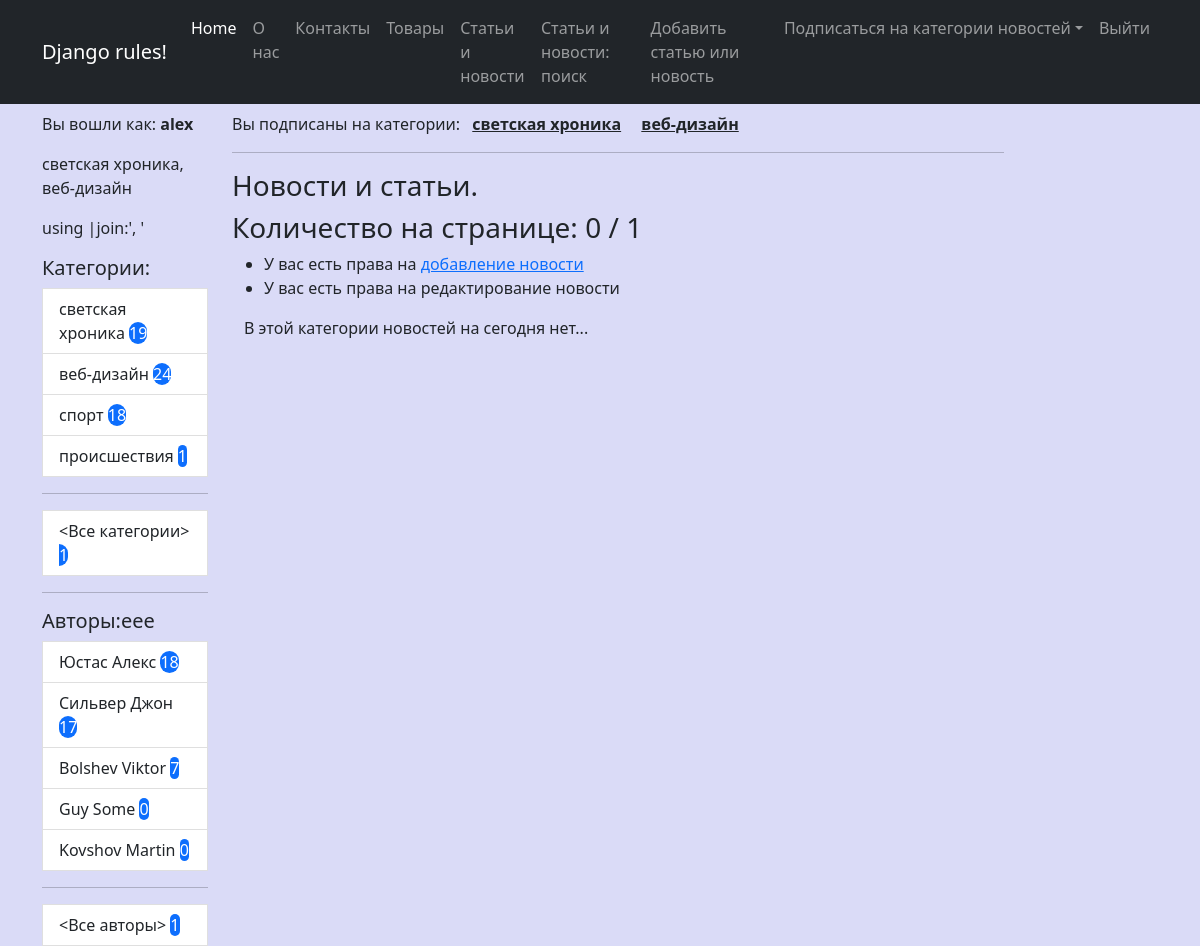
The page /author/4/ (signed in) on the database as committed earlier.
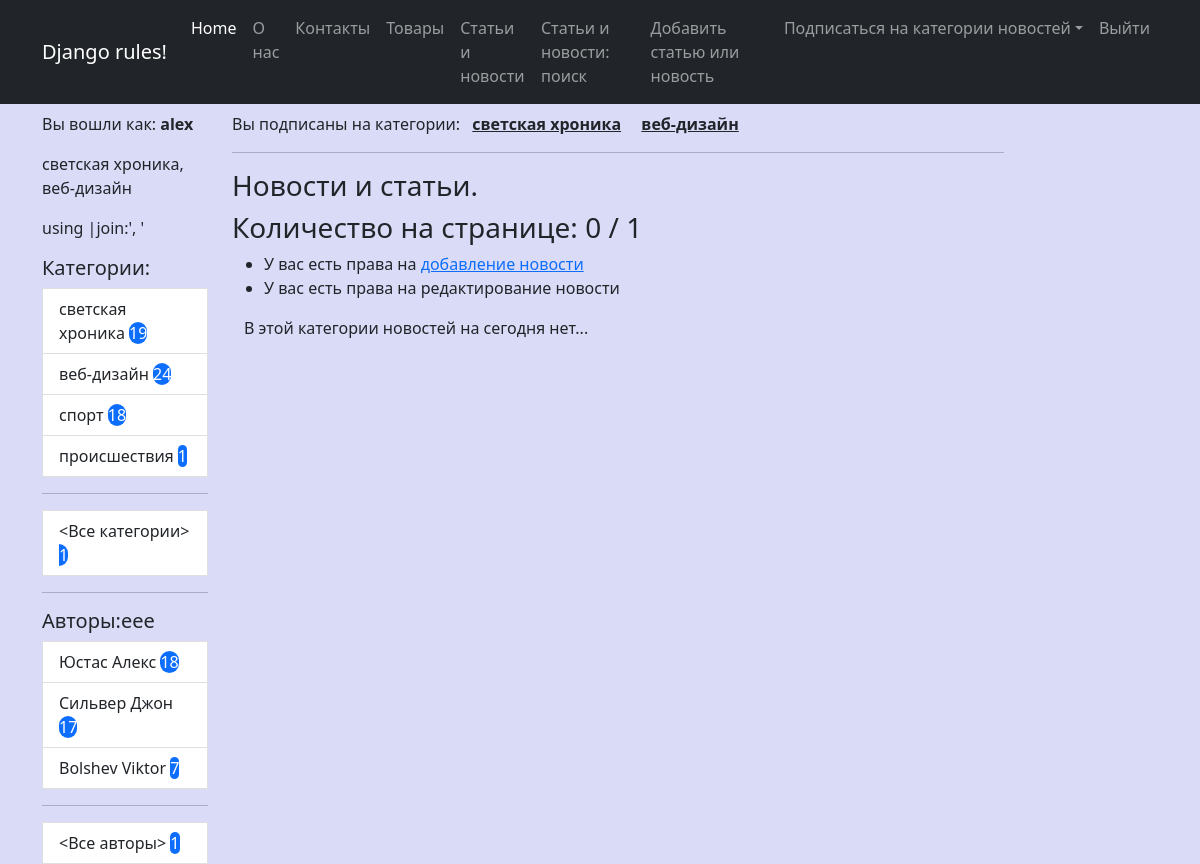
The same page on the database as committed later.
### news/models.py (models this page shows, shortened)
class Category(m.Model):
    name = m.CharField(max_length=30, unique=True, verbose_name="Категория")
    user = m.ManyToManyField(User, through='UserCategory')
    def get_absolute_url(self):
        return reverse_lazy('news_by_cat', kwargs = {'pk':self.id})
    def __str__(self) -> str:
        return self.name
    class Meta:
        ordering = ['-name']
        verbose_name = "Категория"
        verbose_name_plural = 'Категории'

class Author(m.Model):
    user = m.OneToOneField(User, on_delete=m.CASCADE)
    rating = m.SmallIntegerField(default=0, verbose_name='Рейтинг')
    def get_absolute_url(self):
        return reverse_lazy('news_by_author', kwargs = {'pk':self.id})
    def __str__(self) -> str:
        name = f"{self.user.last_name} {self.user.first_name}".strip()
        name = '<anonymous author>' if not name else name
        return name

### news/views.py (the view)
# urls.py: path('author/<int:pk>/', NewsByAuthor.as_view(), name='news_by_author'),
class NewsByAuthor(LoginRequiredMixin, CustomContextMixin, ListView):
    model = Post
    template_name = 'news/news.html'
    context_object_name = 'news'
    paginate_by = 3
    def get_queryset(self, **kwargs):
        qs = super().get_queryset(**kwargs)
        return qs.filter(author_id=self.kwargs.get('pk'))

### news/templates/news/news.html (shortened to what this page needs)
{% extends 'base.html' %}
{% load custom_filters %}
{% block content %}
    <hr>
    {% if current_category %}
        <h3>Новости и статьи. Категория <em>{{ current_category }}</em></h3>
        <a href="{% url 'follow_category' current_category.pk %}" class="btn btn-secondary">Подписаться</a>
        <a href="{% url 'unfollow_category' current_category.pk %}" class="btn btn-danger">Отписаться</a>
    {% else %}
        <h3>Новости и статьи.</h3>
    {% endif %}
    <h3>Количество на странице: {{ news|length }} / {{ news_count }}</h3>
    <ul>
        {% if perms.news.add_post %}
        <li>У вас есть права на <a href="{% url 'add_news' %}">добавление новоcти</a></li>
        {% endif %}
        {% if perms.news.change_post %}
        <li>У вас есть права на редактирование новости</li>
        {% endif %}
    </ul>
    <div class="container mt-10">
        {% for nws in page_obj %}
        <div class="row">
            <div class="card mb-3" style="width: 80rem;">
                <div class="card header">Категория:
                    <p>
                    {% for cat in nws.categories.all  %}
                        <a href="{{ cat.get_absolute_url }}" class="btn btn-secondary">{{ cat.name }}</a>
                    {% endfor %}
                </p>
                </div>
                <div class="card-body">
                    <h5 class="card-title text-center">
                    {{ nws.title|censor }}
                    </h5>
                    <h5>
                        Автор: <a href="{{ nws.author.get_absolute_url }}">{{ nws.author }}</a>
                    </h5>
                    <p class="card-text">{{ nws.content|censor|truncatewords:50 }}</p>
                    <a href="{{ nws.get_absolute_url }}" class="btn btn-primary">Подробности...</a>
                </div>
                <div class="card-footer">
                    {{ nws.created_dtm|date:'d.m.Y' }}: С момента опубликования прошло {{ nws.created_dtm|timesince }}
                </div>
              </div>
        </div>
        {% empty %}
                    <p class="card-text">В этой категории новостей на сегодня нет...</p>
        {% endfor %}
    </div>
{% endblock content %}

### templates/base.html (shortened to what this page needs)
{% load static %}
{% load custom_filters %}
<!DOCTYPE html>
<html lang="en">
    <head>
        <link href="https://cdn.jsdelivr.net/npm/bootstrap@5.2.1/dist/css/bootstrap.min.css" rel="stylesheet">
        <link href="https://getbootstrap.com/docs/5.2/assets/css/docs.css" rel="stylesheet">
        <link href="{% static 'css/my_style.css' %}" rel="stylesheet" type="text/css">
    </head>
    <body>
        {% include 'inc/_navbar.html' %}
        <div class="container">
            <div class="row mt-2">
                <div class="col-lg-2">
                    <p>Вы вошли как: <b>{{ request.user.username }}</b>
                        <p>{{ cats_by_user|join:', '}}</p><span class="comment">using |join:', '</span>
                    </p>
                    {% include 'inc/_sidebar.html' %}
                </div>
                <div class="col-lg-10">
                    <p>Вы подписаны на категории:
                     <b>{% for cat in cats_by_user %}
                            &ensp;<a href="{{ cat.get_absolute_url }}" class="link-dark">{{ cat }}</a>&ensp;
                         {% endfor %}</b>
                    </p>
                    <div class="col-lg-10 text-start">
                        {% block content %}{% endblock content %}
                    </div>
                </div>
            </div>
        </div>
    </body>
</html>

### templates/inc/_sidebar.html
<div class="list-group">
    <h5>Категории:</h5>
    <div class="col-lt-1">
        {% for cat in categories %}
        <a href="{{ cat.get_absolute_url }}" class="list-group-item list-group-item-action" aria-current="true">
        {{ cat.name }} <span class="'badge rounded-pill text-bg-primary">{{ cat.cnt }}</span>
        </a>
        {% endfor %}
        <hr>
        <a href="{% url 'all_news' %}" class="list-group-item list-group-item-action" aria-current="true">
            <Все категории> <span class="'badge rounded-pill text-bg-primary"> {{ news_count }}</span>
        </a>
    </div>
</div>
<hr>
<h5>Авторы:eee</h5>
<div class="list-group">
    <div class="col-lt-1">
        {% for auth in authors %}
        <a href="{{ auth.get_absolute_url }}" class="list-group-item list-group-item-action" aria-current="true">
        {{ auth|default:'anonymous' }} <span class="'badge rounded-pill text-bg-primary"> {{ auth.cnt }}</span>
        </a>
        {% endfor %}
        <hr>
        <a href="{% url 'all_news' %}" class="list-group-item list-group-item-action" aria-current="true">
            <Все авторы> <span class="'badge rounded-pill text-bg-primary"> {{ news_count }}</span>
        </a>
    </div>
</div>

Rows that differ between the two databases and show on the page:
removed Author: user.first_name "Guy Some", cnt "0"
removed Author: user.first_name "Kovshov Martin", cnt "0"
